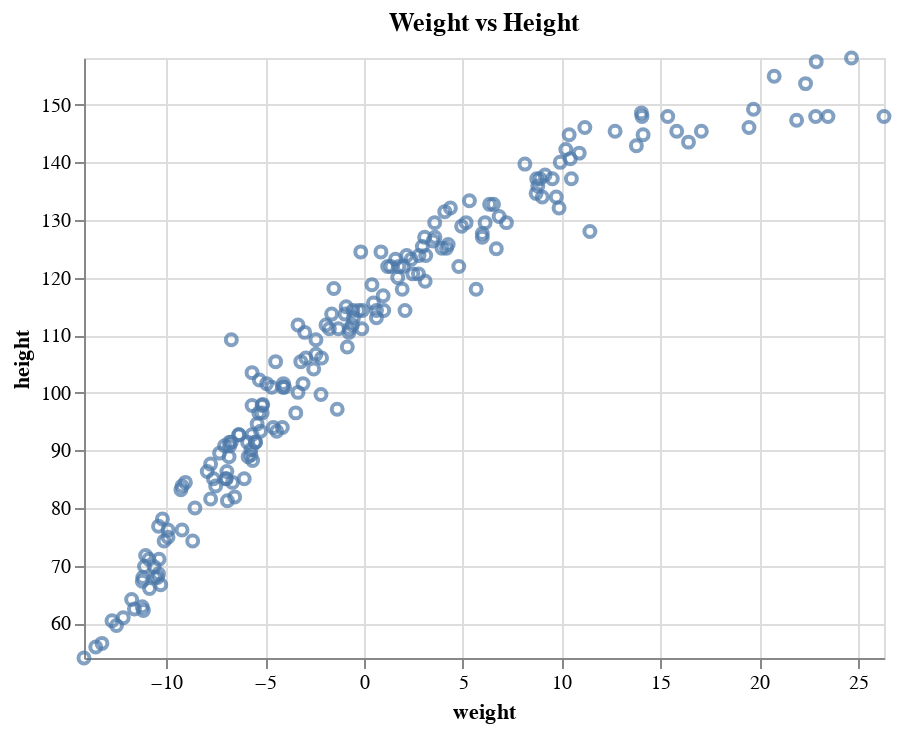

The cell this chart's notebook holds for it:
### Code cell
df = pd.DataFrame({"height": height, "weight": weight})

data_chart = (
    alt.Chart(df, title="Weight vs Height")
    .mark_point()
    .encode(
        alt.X("weight", scale=alt.Scale(domain=(weight.min(), weight.max()))),
        alt.Y("height", scale=alt.Scale(domain=(height.min(), height.max()))),
    )
)
data_chart

### Figure 1 — Vega-Lite specification as saved in the notebook (floating-point values rounded to 4 significant figures; data arrays with more than 128 entries replaced by an {"elided": "..."} marker saying what was removed)
{"$schema": "https://vega.github.io/schema/vega-lite/v4.17.0.json", "config": {"view": {"continuousHeight": 300, "continuousWidth": 400}}, "data": {"name": "data-454c572b38d7c63e80695f5cf45ae9c9"}, "datasets": {"data-454c572b38d7c63e80695f5cf45ae9c9": {"elided": "192 records"}}, "encoding": {"x": {"field": "weight", "scale": {"domain": [-14.16, 26.32]}, "type": "quantitative"}, "y": {"field": "height", "scale": {"domain": [53.98, 158.1]}, "type": "quantitative"}}, "mark": "point", "title": "Weight vs Height"}
